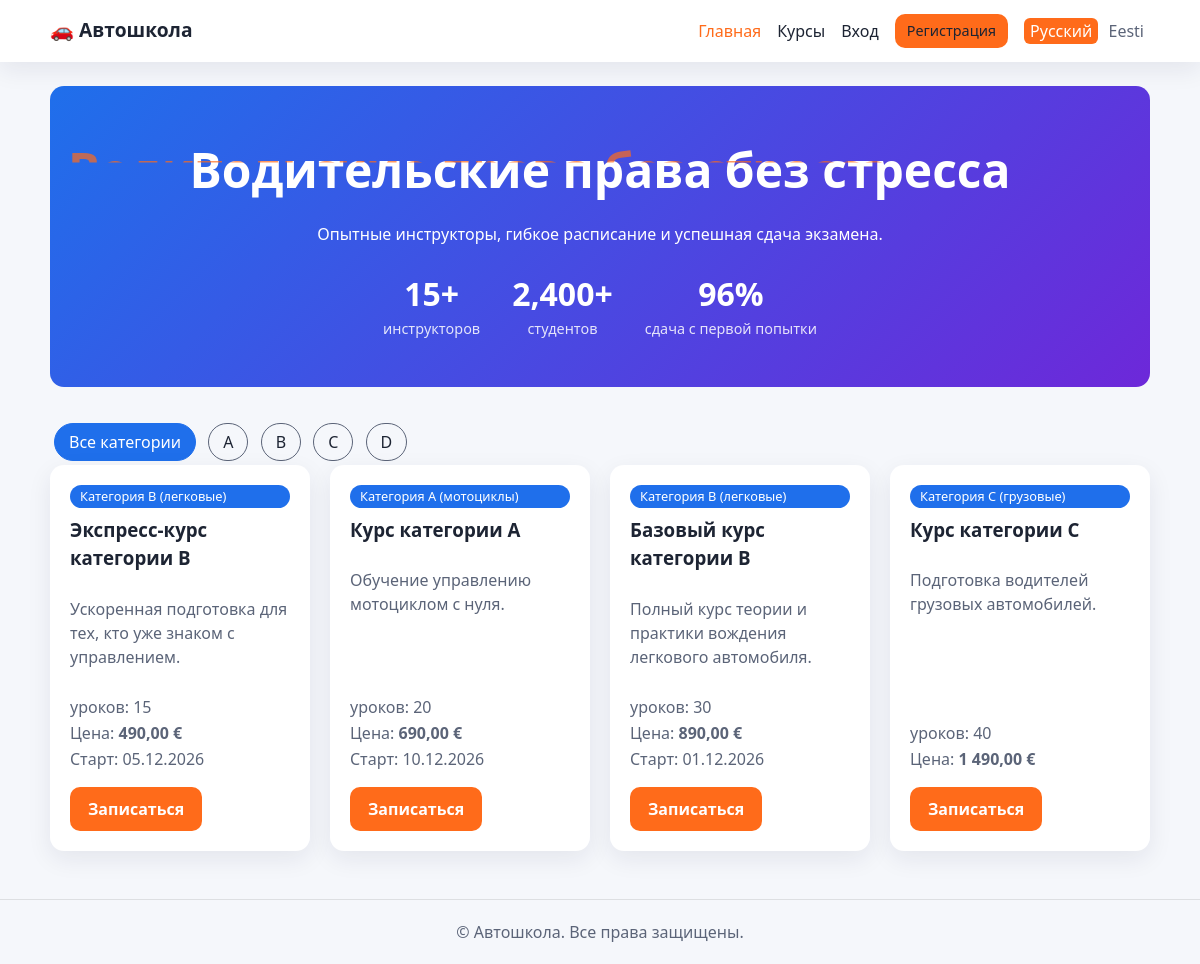
The page / on the database its author committed.
### tables this page shows
CREATE TABLE IF NOT EXISTS categories (
  id INT AUTO_INCREMENT PRIMARY KEY,
  code VARCHAR(5) NOT NULL UNIQUE,
  name_ru VARCHAR(100) NOT NULL,
  name_et VARCHAR(100) NOT NULL
);

CREATE TABLE IF NOT EXISTS courses (
  id INT AUTO_INCREMENT PRIMARY KEY,
  category_id INT NOT NULL,
  instructor_id INT NULL,
  title_ru VARCHAR(150) NOT NULL,
  title_et VARCHAR(150) NOT NULL,
  description_ru TEXT,
  description_et TEXT,
  lessons_count INT NOT NULL DEFAULT 0,
  price_eur DECIMAL(8,2) NOT NULL,
  start_date DATE NULL,
  FOREIGN KEY (category_id) REFERENCES categories(id),
  FOREIGN KEY (instructor_id) REFERENCES instructors(id)
);

### src/includes/bootstrap.php (called while the page is built, shortened)
<?php
require_once __DIR__ . '/../config/db.php';
$lang = $_SESSION['lang'] ?? 'ru';
function t(string $key): string
{
    global $T, $lang;
    return $T[$lang][$key] ?? $key;
}
function loc(array $row, string $field): string
{
    global $lang;
    return (string)($row[$field . '_' . $lang] ?? $row[$field . '_ru'] ?? '');
}
function e(?string $s): string
{
    return htmlspecialchars((string)$s, ENT_QUOTES, 'UTF-8');
}
function current_user(): ?array
{
    if (empty($_SESSION['user_id'])) {
        return null;
    }
    $stmt = db()->prepare('SELECT id, name, email, role FROM users WHERE id = ?');
    $stmt->execute([$_SESSION['user_id']]);
    return $stmt->fetch() ?: null;
}

### src/config/db.php (called while the page is built)
<?php
function db(): PDO
{
    static $pdo = null;
    if ($pdo === null) {
        $host = getenv('DB_HOST') ?: 'db';
        $name = getenv('DB_NAME') ?: 'autokool';
        $user = getenv('DB_USER') ?: 'autokool';
        $pass = getenv('DB_PASS') ?: 'autokool';
        $pdo = new PDO(
            "mysql:host=$host;dbname=$name;charset=utf8mb4",
            $user,
            $pass,
            [PDO::ATTR_ERRMODE => PDO::ERRMODE_EXCEPTION, PDO::ATTR_DEFAULT_FETCH_MODE => PDO::FETCH_ASSOC]
        );
    }
    return $pdo;
}

### src/index.php (the view, shortened to what this page needs)
<?php require __DIR__ . '/includes/header.php';
$cat = (int)($_GET['cat'] ?? 0);
$cats = db()->query('SELECT id, code, name_ru, name_et FROM categories ORDER BY code')->fetchAll();
$sql = 'SELECT c.*, cat.name_ru AS cat_ru, cat.name_et AS cat_et, i.full_name AS instructor
        FROM courses c
        JOIN categories cat ON cat.id = c.category_id
        LEFT JOIN instructors i ON i.id = c.instructor_id';
$params = [];
$stmt = db()->prepare($sql . ' ORDER BY c.price_eur');
$stmt->execute($params);
$courses = $stmt->fetchAll();
?>
<section class="hero reveal">
  <h1 class="glitch" data-text="<?= e(t('hero_title')) ?>"><?= e(t('hero_title')) ?></h1>
  <p><?= e(t('hero_text')) ?></p>
  <div class="counters">
    <div><span class="count" data-to="15">0</span>+<small><?= e(t('instructors_count')) ?></small></div>
    <div><span class="count" data-to="2400">0</span>+<small><?= e(t('students')) ?></small></div>
    <div><span class="count" data-to="96">0</span>%<small><?= e(t('pass_rate')) ?></small></div>
  </div>
</section>
<section id="courses">
  <div class="filters">
    <a href="/index.php" class="chip <?= !$cat ? 'on' : '' ?>"><?= e(t('all_categories')) ?></a>
    <?php foreach ($cats as $c): ?>
      <a href="?cat=<?= (int)$c['id'] ?>" class="chip <?= $cat === (int)$c['id'] ? 'on' : '' ?>"><?= e($c['code']) ?></a>
    <?php endforeach; ?>
  </div>
  <div class="grid">
    <?php foreach ($courses as $c): ?>
      <article class="card reveal tilt">
        <span class="badge"><?= e(loc($c, 'cat')) ?></span>
        <h3><?= e(loc($c, 'title')) ?></h3>
        <p><?= e(loc($c, 'description')) ?></p>
        <ul class="meta">
          <li><?= e(t('lessons')) ?>: <?= (int)$c['lessons_count'] ?></li>
          <li><?= e(t('price')) ?>: <strong><?= number_format((float)$c['price_eur'], 2, ',', ' ') ?> €</strong></li>
          <?php if ($c['start_date']): ?><li><?= e(t('start')) ?>: <?= e(date('d.m.Y', strtotime($c['start_date']))) ?></li><?php endif; ?>
        </ul>
        <a class="btn" href="/course.php?id=<?= (int)$c['id'] ?>"><?= e(t('enroll')) ?></a>
      </article>
    <?php endforeach; ?>
  </div>
</section>
<?php require __DIR__ . '/includes/footer.php';

### src/includes/header.php (shortened to what this page needs)
<?php
require_once __DIR__ . '/bootstrap.php';
$user = current_user();
$page = basename($_SERVER['PHP_SELF'], '.php');
?>
<!doctype html>
<html lang="<?= e($lang) ?>">
<head>
  <link rel="stylesheet" href="/assets/style.css">
</head>
<body>
<header class="site-header">
  <div class="container nav">
    <a href="/index.php" class="logo">🚗 <?= e(t('site')) ?></a>
    <nav class="menu">
      <a href="/index.php" class="<?= $page === 'index' ? 'active' : '' ?>"><?= e(t('home')) ?></a>
      <a href="/index.php#courses"><?= e(t('courses')) ?></a>
      <?php if ($user): ?>
        <a href="/my.php"><?= e(t('my_enrollments')) ?></a>
        <?php if ($user['role'] === 'admin'): ?><a href="/admin/index.php"><?= e(t('admin')) ?></a><?php endif; ?>
        <a href="/logout.php"><?= e(t('logout')) ?></a>
      <?php else: ?>
        <a href="/login.php"><?= e(t('login')) ?></a>
        <a href="/register.php" class="btn btn-small"><?= e(t('register')) ?></a>
      <?php endif; ?>
      <span class="lang">
        <?php foreach (LANGS as $code => $label): ?>
          <a href="?lang=<?= $code ?>" class="<?= $lang === $code ? 'current' : '' ?>"><?= e($label) ?></a>
        <?php endforeach; ?>
      </span>
    </nav>
  </div>
</header>
<main class="container">

### src/includes/footer.php (shortened to what this page needs)
</main>
<footer class="site-footer">
  <div class="container"><?= e(t('footer')) ?></div>
</footer>
</body>
</html>

### src/assets/style.css (style rules this page uses)
:root { --bg: #f5f7fb; --surface: #ffffff; --text: #1d2433; --muted: #5b6478; --accent: #ff6b1a; --accent-2: #1f6feb; --ok: #1a9c5b; --bad: #d64545; --radius: 14px; --shadow: 0 8px 24px rgba(20, 30, 60, .08); }
* { box-sizing: border-box; }
body { margin: 0; font-family: system-ui, -apple-system, "Segoe UI", Roboto, sans-serif; background: var(--bg); color: var(--text); line-height: 1.5; }
a { color: var(--accent-2); text-decoration: none; }
.container { width: min(1100px, 100% - 32px); margin: 0 auto; }
main.container { padding: 24px 0 48px; min-height: 70vh; }
.site-header { position: sticky; top: 0; z-index: 10; background: var(--surface); box-shadow: var(--shadow); }
.nav { display: flex; align-items: center; justify-content: space-between; padding: 14px 0; gap: 16px; }
.logo { font-weight: 800; font-size: 1.2rem; color: var(--text); }
.menu { display: flex; align-items: center; gap: 16px; flex-wrap: wrap; }
.menu a { color: var(--text); font-weight: 500; }
.menu a.active, .menu a:hover { color: var(--accent); }
.lang a { padding: 2px 6px; border-radius: 6px; color: var(--muted); }
.lang a.current { background: var(--accent); color: #fff; }
.btn { display: inline-block; border: 0; cursor: pointer; background: var(--accent); color: #fff; padding: 10px 18px; border-radius: 10px; font-weight: 600; font-size: 1rem; transition: transform .2s, box-shadow .2s; }
.btn-small { padding: 6px 12px; font-size: .9rem; }
.chip { display: inline-block; padding: 6px 14px; margin: 4px; border-radius: 999px; border: 1px solid var(--muted); color: var(--text); }
.chip.on, .chip:hover { background: var(--accent-2); border-color: var(--accent-2); color: #fff; }
.hero { text-align: center; padding: 48px 16px; background: linear-gradient(135deg, var(--accent-2), #6d28d9); color: #fff; border-radius: var(--radius); }
.hero h1 { font-size: clamp(1.8rem, 5vw, 3rem); margin: 0 0 8px; }
.glitch { position: relative; }
.glitch::after { content: attr(data-text); position: absolute; left: 2px; top: 0; color: var(--accent); clip-path: inset(0 0 60% 0); opacity: .7; animation: glitch 3s infinite steps(2); }
.counters { display: flex; justify-content: center; gap: 32px; margin-top: 24px; flex-wrap: wrap; font-size: 2rem; font-weight: 800; }
.counters small { display: block; font-size: .9rem; font-weight: 400; opacity: .85; }
#courses { margin-top: 32px; }
.grid { display: grid; grid-template-columns: repeat(auto-fill, minmax(260px, 1fr)); gap: 20px; }
.card { background: var(--surface); border-radius: var(--radius); padding: 20px; box-shadow: var(--shadow); display: flex; flex-direction: column; transition: transform .25s ease; transform-style: preserve-3d; }
.card h3 { margin: 8px 0; }
.card p { color: var(--muted); flex: 1; }
.card .btn { align-self: flex-start; }
.badge { display: inline-block; font-size: .8rem; padding: 2px 10px; border-radius: 999px; background: var(--accent-2); color: #fff; }
.meta { list-style: none; padding: 0; margin: 8px 0 14px; color: var(--muted); }
.meta li { margin: 2px 0; }
.site-footer { text-align: center; padding: 20px 0; color: var(--muted); border-top: 1px solid rgba(127, 127, 127, .2); }
.reveal { opacity: 0; transform: translateY(24px); transition: opacity .6s ease, transform .6s ease; }
.reveal.in { opacity: 1; transform: none; }

### rows shown on the page
categories: code "A"
categories: code "B"
categories: code "C"
categories: code "D"
courses: category.name_ru "Категория B (легковые)", title_ru "Экспресс-курс категории B", description_ru "Ускоренная подготовка для тех, кто уже знаком с управлением.", lessons_count "15", price_eur "490,00", start_date "05.12.2026"
courses: category.name_ru "Категория A (мотоциклы)", title_ru "Курс категории A", description_ru "Обучение управлению мотоциклом с нуля.", lessons_count "20", price_eur "690,00", start_date "10.12.2026"
courses: category.name_ru "Категория B (легковые)", title_ru "Базовый курс категории B", description_ru "Полный курс теории и практики вождения легкового автомобиля.", lessons_count "30", price_eur "890,00", start_date "01.12.2026"
courses: category.name_ru "Категория C (грузовые)", title_ru "Курс категории C", description_ru "Подготовка водителей грузовых автомобилей.", lessons_count "40", price_eur "1 490,00"

### other values the page prints
t('site') "Автошкола"
t('home') "Главная"
t('courses') "Курсы"
t('login') "Вход"
t('register') "Регистрация"
$label "Русский"
$label "Eesti"
t('hero_title') "Водительские права без стресса"
t('hero_text') "Опытные инструкторы, гибкое расписание и успешная сдача экзамена."
t('instructors_count') "инструкторов"
t('students') "студентов"
t('pass_rate') "сдача с первой попытки"
t('all_categories') "Все категории"
t('footer') "© Автошкола. Все права защищены."
